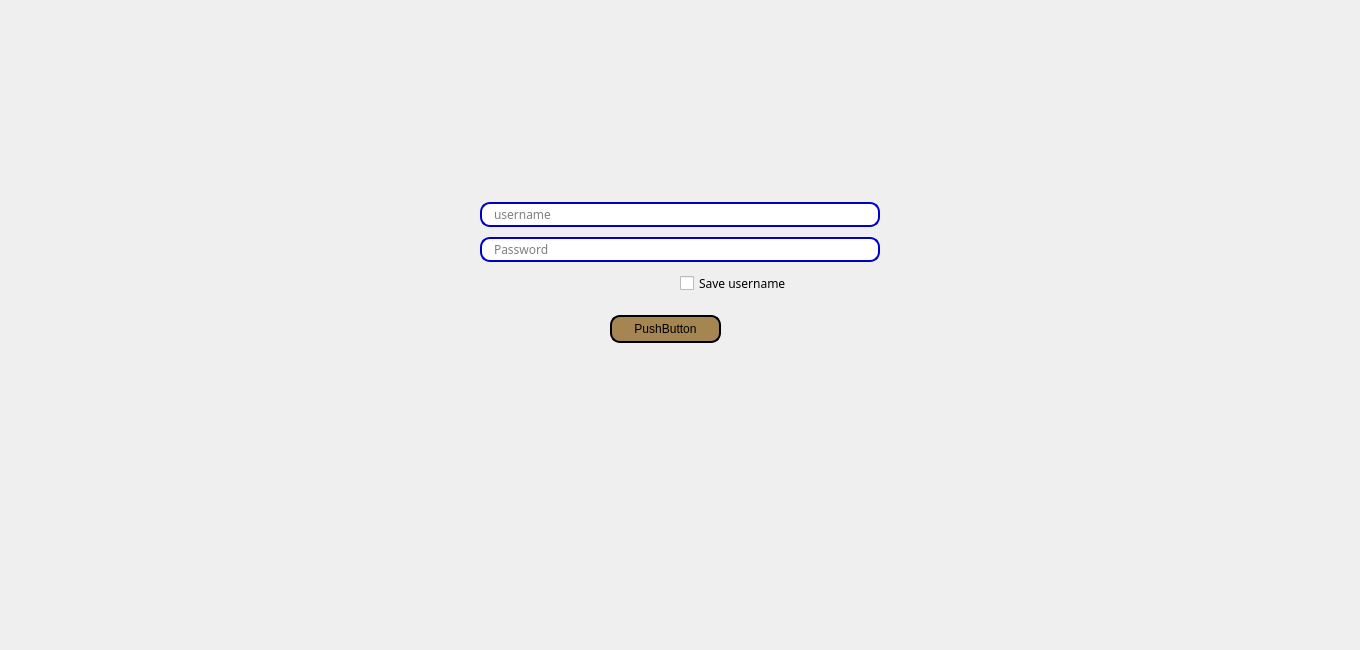
<?xml version="1.0" encoding="UTF-8"?>
<ui version="4.0">
 <class>Form</class>
 <widget class="QWidget" name="Form">
  <property name="geometry">
   <rect>
    <x>0</x>
    <y>0</y>
    <width>1360</width>
    <height>650</height>
   </rect>
  </property>
  <property name="windowTitle">
   <string>Form</string>
  </property>
  <layout class="QGridLayout" name="gridLayout">
   <property name="leftMargin">
    <number>0</number>
   </property>
   <property name="topMargin">
    <number>0</number>
   </property>
   <property name="rightMargin">
    <number>0</number>
   </property>
   <property name="bottomMargin">
    <number>0</number>
   </property>
   <property name="spacing">
    <number>0</number>
   </property>
   <item row="0" column="0">
    <widget class="QWidget" name="widget" native="true">
     <property name="enabled">
      <bool>true</bool>
     </property>
     <property name="sizePolicy">
      <sizepolicy hsizetype="Expanding" vsizetype="Expanding">
       <horstretch>200</horstretch>
       <verstretch>200</verstretch>
      </sizepolicy>
     </property>
     <property name="minimumSize">
      <size>
       <width>200</width>
       <height>200</height>
      </size>
     </property>
     <property name="maximumSize">
      <size>
       <width>16777215</width>
       <height>16777215</height>
      </size>
     </property>
     <property name="sizeIncrement">
      <size>
       <width>0</width>
       <height>0</height>
      </size>
     </property>
     <property name="baseSize">
      <size>
       <width>250</width>
       <height>25</height>
      </size>
     </property>
     <property name="cursor">
      <cursorShape>ArrowCursor</cursorShape>
     </property>
     <property name="focusPolicy">
      <enum>Qt::ClickFocus</enum>
     </property>
     <property name="contextMenuPolicy">
      <enum>Qt::NoContextMenu</enum>
     </property>
     <property name="layoutDirection">
      <enum>Qt::LeftToRight</enum>
     </property>
     <property name="autoFillBackground">
      <bool>false</bool>
     </property>
     <property name="styleSheet">
      <string notr="true">QWidget {
qconicalgradient(cx:0.5, cy:0.5, angle:0, stop:0 rgba(255, 255, 255, 255), stop:0.373979 rgba(255, 255, 255, 255), stop:0.373991 rgba(33, 30, 255, 255), stop:0.624018 rgba(33, 30, 255, 255), stop:0.624043 rgba(255, 0, 0, 255), stop:1 rgba(255, 0, 0, 255))
}

</string>
     </property>
     <layout class="QGridLayout" name="gridLayout_2" rowstretch="0,0,0,0,0,0,0,0,0,0">
      <property name="sizeConstraint">
       <enum>QLayout::SetDefaultConstraint</enum>
      </property>
      <property name="leftMargin">
       <number>9</number>
      </property>
      <property name="topMargin">
       <number>9</number>
      </property>
      <property name="rightMargin">
       <number>9</number>
      </property>
      <property name="bottomMargin">
       <number>3</number>
      </property>
      <property name="spacing">
       <number>10</number>
      </property>
      <item row="7" column="0">
       <widget class="QWidget" name="widget_2" native="true">
        <property name="sizePolicy">
         <sizepolicy hsizetype="Expanding" vsizetype="Expanding">
          <horstretch>0</horstretch>
          <verstretch>0</verstretch>
         </sizepolicy>
        </property>
        <property name="minimumSize">
         <size>
          <width>400</width>
          <height>40</height>
         </size>
        </property>
        <property name="maximumSize">
         <size>
          <width>400</width>
          <height>40</height>
         </size>
        </property>
        <widget class="QPushButton" name="accessButton">
         <property name="geometry">
          <rect>
           <x>130</x>
           <y>10</y>
           <width>111</width>
           <height>28</height>
          </rect>
         </property>
         <property name="autoFillBackground">
          <bool>false</bool>
         </property>
         <property name="styleSheet">
          <string notr="true">QPushButton {
border: 2px solid;
 
 border-radius: 10px;
	background-color: rgb(165, 134, 83);
padding-right: 20px;
	padding-left: 20px;
}

QPushButton:hover {
background-color: rgb(95, 71, 10);
}</string>
         </property>
         <property name="text">
          <string>PushButton</string>
         </property>
        </widget>
       </widget>
      </item>
      <item row="1" column="0">
       <spacer name="verticalSpacer_4">
        <property name="orientation">
         <enum>Qt::Vertical</enum>
        </property>
        <property name="sizeHint" stdset="0">
         <size>
          <width>20</width>
          <height>40</height>
         </size>
        </property>
       </spacer>
      </item>
      <item row="6" column="0" alignment="Qt::AlignRight">
       <widget class="QCheckBox" name="checkBox">
        <property name="minimumSize">
         <size>
          <width>200</width>
          <height>0</height>
         </size>
        </property>
        <property name="maximumSize">
         <size>
          <width>200</width>
          <height>16777215</height>
         </size>
        </property>
        <property name="font">
         <font>
          <family>Cascadia Mono</family>
         </font>
        </property>
        <property name="text">
         <string>Save username</string>
        </property>
       </widget>
      </item>
      <item row="8" column="0">
       <widget class="QLabel" name="loadBox">
        <property name="sizePolicy">
         <sizepolicy hsizetype="Expanding" vsizetype="Expanding">
          <horstretch>0</horstretch>
          <verstretch>0</verstretch>
         </sizepolicy>
        </property>
        <property name="minimumSize">
         <size>
          <width>400</width>
          <height>100</height>
         </size>
        </property>
        <property name="maximumSize">
         <size>
          <width>400</width>
          <height>100</height>
         </size>
        </property>
        <property name="layoutDirection">
         <enum>Qt::LeftToRight</enum>
        </property>
        <property name="text">
         <string/>
        </property>
        <property name="alignment">
         <set>Qt::AlignCenter</set>
        </property>
        <property name="wordWrap">
         <bool>true</bool>
        </property>
        <property name="openExternalLinks">
         <bool>true</bool>
        </property>
       </widget>
      </item>
      <item row="5" column="0">
       <widget class="QLineEdit" name="passwordField">
        <property name="enabled">
         <bool>true</bool>
        </property>
        <property name="sizePolicy">
         <sizepolicy hsizetype="Expanding" vsizetype="Expanding">
          <horstretch>0</horstretch>
          <verstretch>0</verstretch>
         </sizepolicy>
        </property>
        <property name="minimumSize">
         <size>
          <width>400</width>
          <height>25</height>
         </size>
        </property>
        <property name="maximumSize">
         <size>
          <width>400</width>
          <height>25</height>
         </size>
        </property>
        <property name="sizeIncrement">
         <size>
          <width>400</width>
          <height>0</height>
         </size>
        </property>
        <property name="baseSize">
         <size>
          <width>400</width>
          <height>25</height>
         </size>
        </property>
        <property name="font">
         <font>
          <family>Cascadia Code</family>
         </font>
        </property>
        <property name="layoutDirection">
         <enum>Qt::LeftToRight</enum>
        </property>
        <property name="styleSheet">
         <string notr="true">QLineEdit {
	border: 2px solid rgb(0, 0, 200);
	border-radius: 10px;
	background-color: rgb(255, 255, 255);
	padding-left: 10px;
	padding-right: 10px;
}
QLineEdit:hover {
	border: 2px solid rgb(0, 0, 0);
}</string>
        </property>
        <property name="text">
         <string/>
        </property>
        <property name="frame">
         <bool>true</bool>
        </property>
        <property name="echoMode">
         <enum>QLineEdit::Password</enum>
        </property>
        <property name="alignment">
         <set>Qt::AlignLeading|Qt::AlignLeft|Qt::AlignVCenter</set>
        </property>
        <property name="dragEnabled">
         <bool>false</bool>
        </property>
        <property name="readOnly">
         <bool>false</bool>
        </property>
        <property name="placeholderText">
         <string>Password</string>
        </property>
       </widget>
      </item>
      <item row="4" column="0">
       <widget class="QLineEdit" name="usernameField">
        <property name="enabled">
         <bool>true</bool>
        </property>
        <property name="sizePolicy">
         <sizepolicy hsizetype="Expanding" vsizetype="Expanding">
          <horstretch>0</horstretch>
          <verstretch>0</verstretch>
         </sizepolicy>
        </property>
        <property name="minimumSize">
         <size>
          <width>400</width>
          <height>25</height>
         </size>
        </property>
        <property name="maximumSize">
         <size>
          <width>400</width>
          <height>25</height>
         </size>
        </property>
        <property name="sizeIncrement">
         <size>
          <width>0</width>
          <height>0</height>
         </size>
        </property>
        <property name="font">
         <font>
          <family>Cascadia Mono</family>
         </font>
        </property>
        <property name="focusPolicy">
         <enum>Qt::StrongFocus</enum>
        </property>
        <property name="acceptDrops">
         <bool>true</bool>
        </property>
        <property name="layoutDirection">
         <enum>Qt::LeftToRight</enum>
        </property>
        <property name="autoFillBackground">
         <bool>false</bool>
        </property>
        <property name="styleSheet">
         <string notr="true">QLineEdit {
	border: 2px solid rgb(0, 0, 200);
	border-radius: 10px;
	background-color: rgb(255, 255, 255);
	padding-left: 10px;
	padding-right: 10px;
}
QLineEdit:hover {
	border: 2px solid rgb(0, 0, 0);
}</string>
        </property>
        <property name="text">
         <string/>
        </property>
        <property name="frame">
         <bool>true</bool>
        </property>
        <property name="alignment">
         <set>Qt::AlignJustify|Qt::AlignVCenter</set>
        </property>
        <property name="readOnly">
         <bool>false</bool>
        </property>
        <property name="placeholderText">
         <string>username</string>
        </property>
        <property name="cursorMoveStyle">
         <enum>Qt::LogicalMoveStyle</enum>
        </property>
        <property name="clearButtonEnabled">
         <bool>true</bool>
        </property>
       </widget>
      </item>
      <item row="9" column="0">
       <spacer name="verticalSpacer_2">
        <property name="orientation">
         <enum>Qt::Vertical</enum>
        </property>
        <property name="sizeHint" stdset="0">
         <size>
          <width>20</width>
          <height>40</height>
         </size>
        </property>
       </spacer>
      </item>
     </layout>
    </widget>
   </item>
  </layout>
 </widget>
 <resources/>
 <connections/>
</ui>
